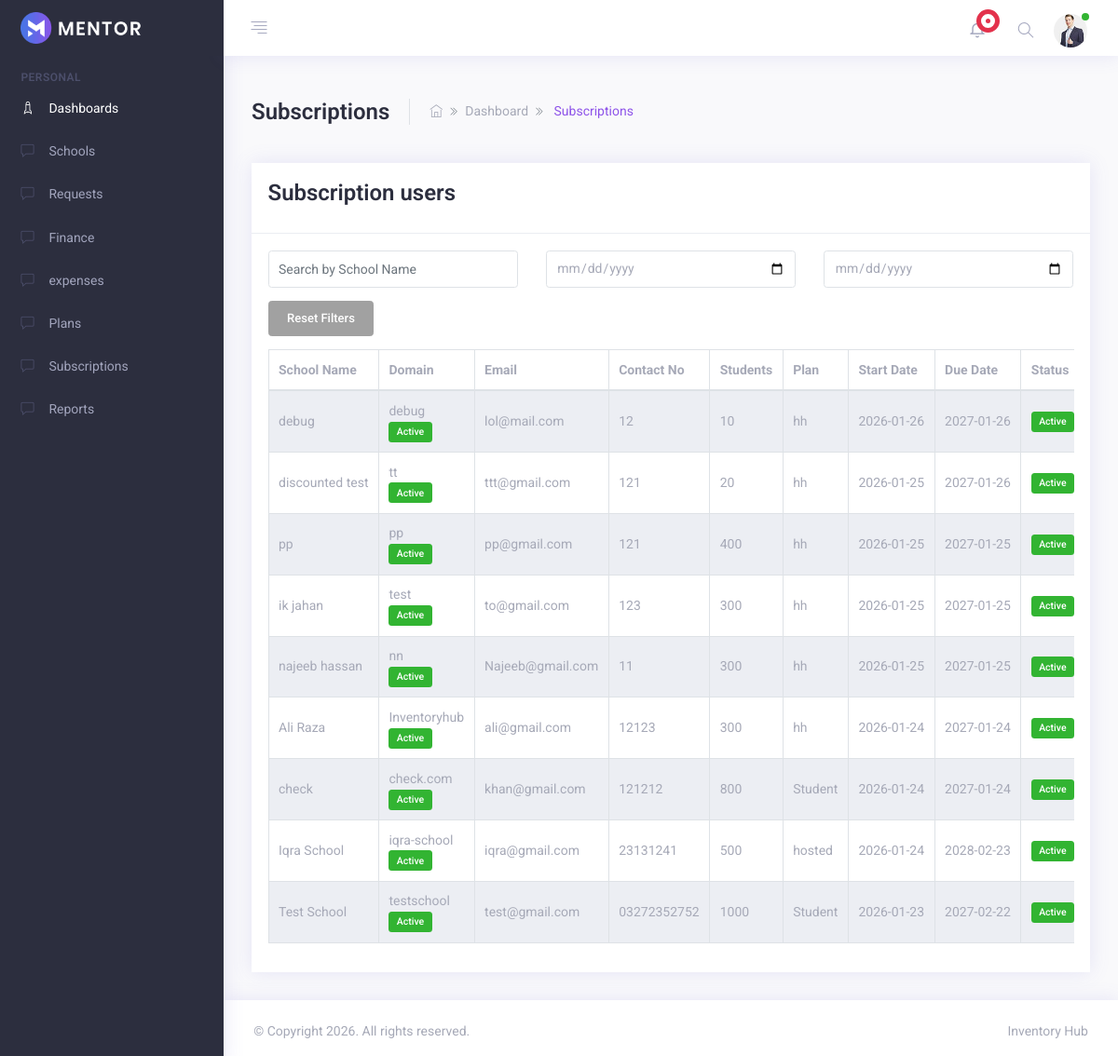
The app's page /App/Modules/SAAS_admin/views/subscription/subscription.php (signed in), older data.
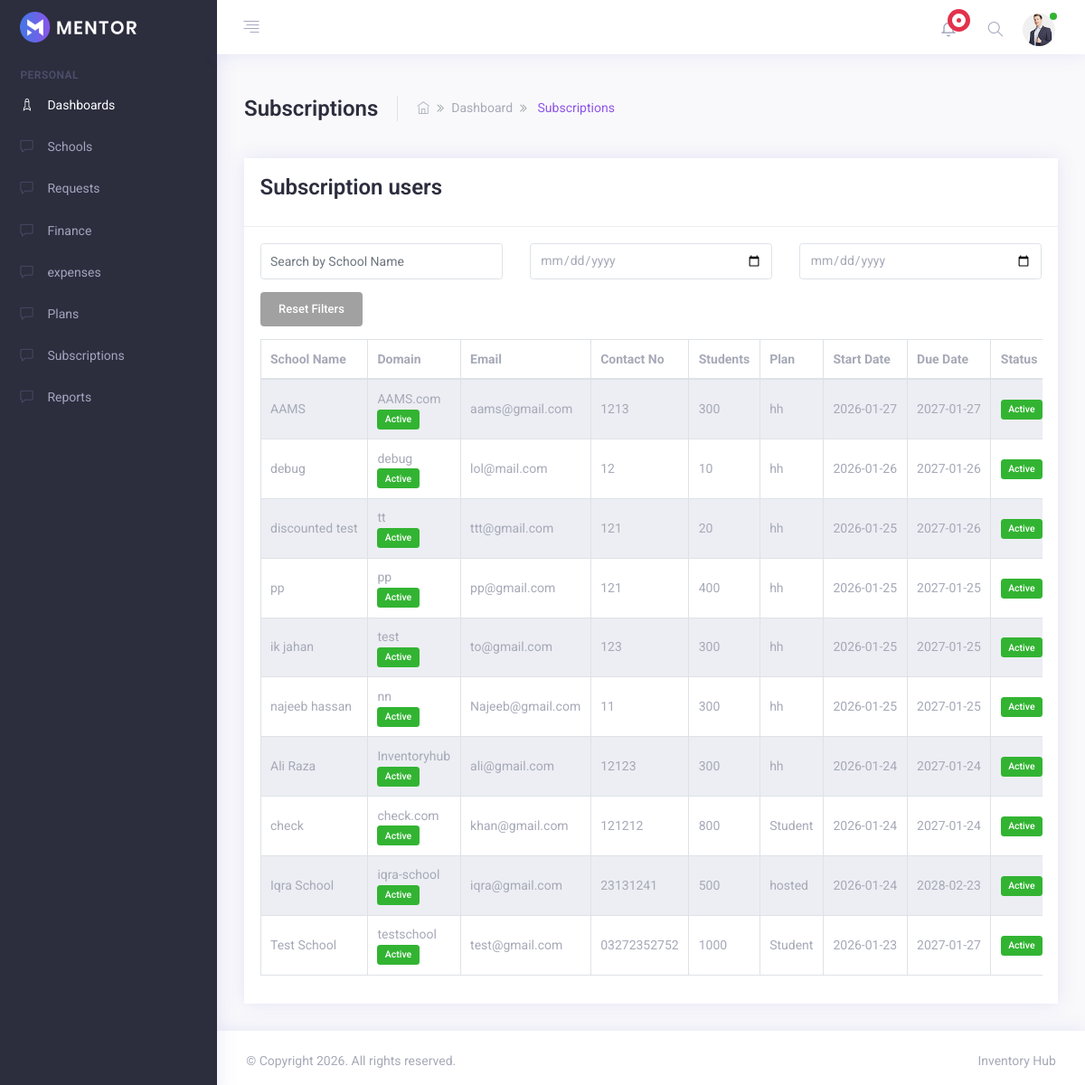
The same page, newer data.
### tables this page shows
CREATE TABLE `schools` (
  `id` int(11) NOT NULL,
  `name` varchar(100) NOT NULL,
  `school_code` varchar(100) DEFAULT NULL,
  `logo_path` varchar(255) DEFAULT NULL,
  `address` varchar(255) DEFAULT NULL,
  `city` varchar(255) DEFAULT NULL,
  `boards` varchar(255) DEFAULT NULL,
  `subdomain` varchar(100) DEFAULT NULL,
  `email` varchar(100) NOT NULL,
  `password` varchar(255) DEFAULT NULL,
  `contact_no` varchar(20) NOT NULL,
  `estimated_students` int(11) NOT NULL,
  `total_student` int(11) DEFAULT NULL,
  `plan` varchar(100) NOT NULL,
  `status` enum('active','blocked','block','inactive','pending','suspended','expired','rejected') DEFAULT 'active',
  `storage_used` bigint(20) DEFAULT 0,
  `db_size` bigint(20) DEFAULT 0,
  `start_date` datetime DEFAULT current_timestamp(),
  `expires_at` datetime DEFAULT NULL,
  `created_at` datetime DEFAULT current_timestamp(),
  `updated_at` datetime DEFAULT current_timestamp() ON UPDATE current_timestamp()
);

### App/Modules/SAAS_admin/Models/subscription_model.php (called while the page is built, shortened)
<?php
class Subscription
{
    private $db;
    public function __construct($db)
    {
        $this->db = $db;
    }
    public function getAllSchools()
    {
        $stmt = $this->db->prepare("
            SELECT * FROM schools
            ORDER BY created_at DESC
        ");
        $stmt->execute();
        return $stmt->fetchAll(PDO::FETCH_ASSOC);
    }
    public function getSubscriptionStatus($expiryDate)
    {
        $today = strtotime(date('Y-m-d'));
        $expiry = strtotime($expiryDate);
        $daysLeft = floor(($expiry - $today) / (60 * 60 * 24));
        if ($daysLeft < 0) {
            return ['status' => 'expired', 'daysLeft' => 0, 'class' => 'danger'];
        } elseif ($daysLeft <= 30) {
            return ['status' => 'expiring_soon', 'daysLeft' => $daysLeft, 'class' => 'warning'];
        } else {
            return ['status' => 'active', 'daysLeft' => $daysLeft, 'class' => 'success'];
        }
    }
}
?>

### App/Modules/SAAS_admin/Views/subscription/subscription.php (the view, shortened to what the changed rows need)
<?php
require_once __DIR__ . '/../../../../Config/connection.php';
require_once __DIR__ . '/../../Models/subscription_model.php';
$subscriptionModel = new Subscription($DB_con);
$schools = $subscriptionModel->getAllSchools();
?>
<!DOCTYPE html>
<html lang="en">
<head>
    <link rel="stylesheet" type="text/css" href="../../../../../public/assets/css/vendors.css" />
    <link rel="stylesheet" type="text/css" href="../../../../../public/assets/css/style.css" />
</head>
<body>
    <div class="app">
        <div class="app-wrap">
            <div class="app-container">
                <div class="app-main" id="main">
                    <div class="container-fluid">
                        <div class="row">
                            <div class="col-md-12 m-b-30">
                                <div class="d-block d-lg-flex flex-nowrap align-items-center">
                                    <div class="page-title mr-4 pr-4 border-right">
                                        <h1>Subscriptions</h1>
                                    </div>
                                </div>
                            </div>
                        </div>
                        <div class="row">
                            <div class="col-lg-12">
                                <div class="card card-statistics">
                                    <div class="card-body">
                                        <div class="datatable-wrapper table-responsive">
                                            <table id="datatable" class="display compact table table-striped table-bordered">
                                                <thead>
                                                    <tr>
                                                        <th>School Name</th>
                                                        <th>Domain</th>
                                                        <th>Email</th>
                                                        <th>Contact No</th>
                                                        <th>Students</th>
                                                        <th>Plan</th>
                                                        <th>Start Date</th>
                                                        <th>Due Date</th>
                                                        <th>Status</th>
                                                    </tr>
                                                </thead>
                                                <tbody>
                                                    <?php if (!empty($schools)): ?>
                                                        <?php foreach ($schools as $school): ?>
                                                            <?php
                                                                $status = $subscriptionModel->getSubscriptionStatus($school['expires_at']);
                                                                $statusBadge = '';
                                                                if ($status['status'] === 'active') {
                                                                    $statusBadge = '<span class="badge badge-success">Active</span>';
                                                                } elseif ($status['status'] === 'expiring_soon') {
                                                                    $statusBadge = '<span class="badge badge-warning">Expiring Soon (' . $status['daysLeft'] . ' days)</span>';
                                                                } else {
                                                                    $statusBadge = '<span class="badge badge-danger">Expired</span>';
                                                                }
                                                            ?>
                                                            <tr>
                                                                <td><?php echo htmlspecialchars($school['name']); ?></td>
                                                                <td>
                                                                    <?php echo htmlspecialchars($school['subdomain']); ?>
                                                                    <br>
                                                                    <?php echo $statusBadge; ?>
                                                                </td>
                                                                <td><?php echo htmlspecialchars($school['email']); ?></td>
                                                                <td><?php echo htmlspecialchars($school['contact_no']); ?></td>
                                                                <td><?php echo htmlspecialchars($school['estimated_students']); ?></td>
                                                                <td><?php echo htmlspecialchars($school['plan']); ?></td>
                                                                <td><?php echo date('Y-m-d', strtotime($school['start_date'])); ?></td>
                                                                <td><?php echo date('Y-m-d', strtotime($school['expires_at'])); ?></td>
                                                                <td>
                                                                    <?php
                                                                        $today = strtotime(date('Y-m-d'));
                                                                        $expiry = strtotime($school['expires_at']);
                                                                        if ($expiry >= $today) {
                                                                            echo '<span class="badge badge-success">Active</span>';
                                                                        } else {
                                                                            echo '<span class="badge badge-danger">Expired</span>';
                                                                        }
                                                                    ?>
                                                                </td>
                                                            </tr>
                                                        <?php endforeach; ?>
                                                    <?php else: ?>
                                                        <tr>
                                                            <td colspan="10" class="text-center text-muted">No schools found</td>
                                                        </tr>
                                                    <?php endif; ?>
                                                </tbody>
                                            </table>
                                        </div>
                                    </div>
                                </div>
                            </div>
                        </div>
                    </div>
                </div>
            </div>
        </div>
    </div>
</body>
</html>

Row changes from the older to the newer data that the page shows:
added schools: name "AAMS", subdomain "AAMS.com", shows "Active", email "aams@gmail.com", contact_no "1213", estimated_students "300", plan "hh", start_date "2026-01-27", expires_at "2027-01-27"
changed schools "Test School": expires_at "2027-02-22" → "2027-01-27"
